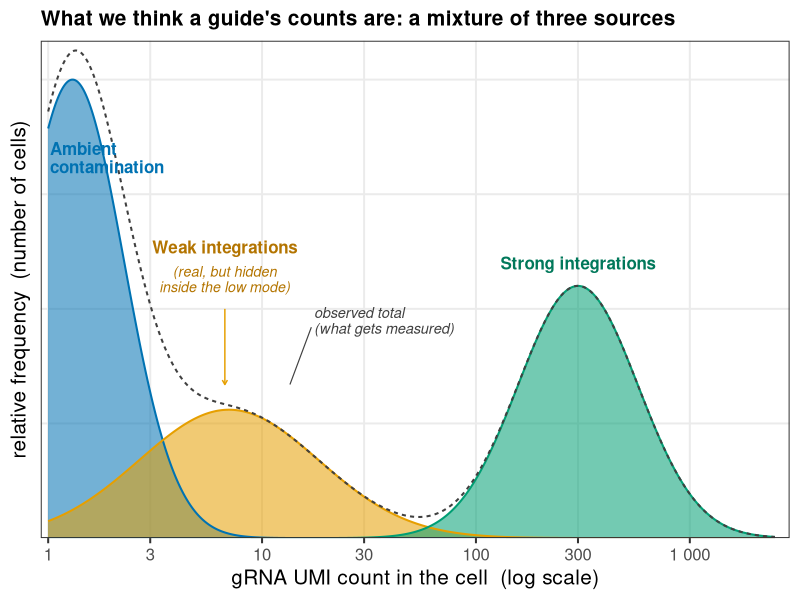

The R source for this figure:
## ============================================================================
## Collaborator writeup — CONCEPTUAL CARTOON (schematic, NOT real data).
##
## The central picture: a single guide's observed gRNA-count distribution is a
## MIXTURE OF THREE SOURCES, drawn here by hand on a log-count axis:
##   1. Ambient contamination  (blue)  — steep decay peaking at count ~1-2; the
##      tall bulk, soup landing in every cell.
##   2. Weak integrations      (gold)  — a broad, lower hump at low-to-moderate
##      counts (~2-25) that OVERLAPS the ambient tail; this is why the low mode
##      is "partly real" — real integrations hide INSIDE it.
##   3. Strong integrations    (green) — a clean hump at high counts (~100-1000),
##      well separated from the low mode by an empty gap.
##
## The reader should see: low mode = ambient + weak (overlapping), an empty gap,
## then the high mode = strong; plus a thin outline of the observed TOTAL (sum of
## the three) = what actually gets measured.
##
## Everything below is constructed BY HAND — no dataset is read. Run from
## nonparametric-thresholds/.  Packages: ggplot2 (+ scales).
## ============================================================================
suppressPackageStartupMessages({library(ggplot2); library(scales)})
OUT <- "results/collaborator_writeup"; dir.create(OUT, showWarnings = FALSE, recursive = TRUE)

## ---- Okabe-Ito palette (matches the rest of the writeup) --------------------
COL_AMB    <- "#0072B2"   # blue  — ambient contamination
COL_WEAK   <- "#E69F00"   # gold  — weak integrations
COL_STRONG <- "#009E73"   # green — strong integrations
COL_TOTAL  <- "grey25"    # observed total outline

## ---- x-grid on the LOG-count axis -------------------------------------------
## Work in log10(count); count runs ~1..2000 so both modes + the gap are visible.
lx <- seq(log10(1), log10(2500), length.out = 1600)   # log10 count
x  <- 10^lx

## ---- three component densities, defined by hand in log-count space ----------
## Gaussians-in-log give clean, tunable humps; heights are schematic (relative
## frequency), so overall normalization does not matter.
lognorm_bump <- function(lx, center_count, log_sd, height) {
  height * exp(-0.5 * ((lx - log10(center_count)) / log_sd)^2)
}

## 1. Ambient: tall, narrow, peaked at the very lowest counts (~1.3), with a
##    long-ish right tail into the low-moderate counts (the tail weak sits in).
amb <- lognorm_bump(lx, center_count = 1.3, log_sd = 0.24, height = 1.00)

## 2. Weak integrations: broad, much lower hump centred around count ~7, spanning
##    ~2-25 so it clearly OVERLAPS the ambient right tail (partly hidden inside it).
weak <- lognorm_bump(lx, center_count = 7, log_sd = 0.42, height = 0.28)

## 3. Strong integrations: a clean, moderate hump at high counts (~300), well to
##    the right of everything else, separated by an empty gap.
strong <- lognorm_bump(lx, center_count = 300, log_sd = 0.28, height = 0.55)

total <- amb + weak + strong

## long-form data frame for the filled component ribbons
comp_levels <- c("Ambient contamination", "Weak integrations", "Strong integrations")
df <- rbind(
  data.frame(lx = lx, x = x, y = amb,    comp = comp_levels[1]),
  data.frame(lx = lx, x = x, y = weak,   comp = comp_levels[2]),
  data.frame(lx = lx, x = x, y = strong, comp = comp_levels[3])
)
df$comp <- factor(df$comp, levels = comp_levels)
df_total <- data.frame(lx = lx, x = x, y = total)

## ---- locate the empty gap (between weak's right shoulder and strong's left) --
## purely for the bracket/label geometry; pick where total density is lowest
## between the two modes.
in_gap <- x > 25 & x < 150
gap_x  <- x[in_gap]
gap_lo <- min(gap_x); gap_hi <- max(gap_x)
gap_mid <- 10^mean(log10(c(gap_lo, gap_hi)))

pal <- c(
  "Ambient contamination" = COL_AMB,
  "Weak integrations"     = COL_WEAK,
  "Strong integrations"   = COL_STRONG
)

ytop <- max(total) * 1.06
## bracket geometry (drawn just under the axis top, above the curves)
low_l <- 1; low_r <- 27; hi_l <- 130; hi_r <- 2200
br_y  <- ytop * 0.985                 # bracket rail height
tick  <- ytop * 0.026                 # bracket end-tick drop
lab_y <- ytop * 0.905                 # bracket text height

brackets <- data.frame(
  x    = c(low_l, hi_l),
  xend = c(low_r, hi_r),
  y    = br_y
)
bracket_ticks <- data.frame(
  x    = c(low_l, low_r, hi_l, hi_r),
  yend = br_y - tick,
  y    = br_y
)
bracket_labs <- data.frame(
  x   = c(10^mean(log10(c(low_l, low_r))), 10^mean(log10(c(hi_l, hi_r)))),
  y   = lab_y,
  lab = c("low mode", "high mode")
)

p <- ggplot() +
  ## filled component densities (semi-transparent, stacked by draw order)
  geom_area(data = df, aes(x = x, y = y, fill = comp),
            position = "identity", alpha = 0.55, colour = NA) +
  ## crisp component outlines so overlapping humps stay legible
  geom_line(data = df, aes(x = x, y = y, colour = comp),
            linewidth = 0.7, show.legend = FALSE) +
  ## thin outline of the OBSERVED total (what actually gets measured)
  geom_line(data = df_total, aes(x = x, y = y),
            colour = COL_TOTAL, linewidth = 0.7, linetype = "22") +
  ## ---- direct, colour-matched labels on each component (no legend) ----------
  annotate("text", x = 1.02, y = 0.83, hjust = 0,
           label = "Ambient\ncontamination", colour = COL_AMB,
           fontface = "bold", size = 4.3, lineheight = 0.9) +
  annotate("text", x = 6.7, y = 0.635, hjust = 0.5,
           label = "Weak integrations", colour = "#B37400",
           fontface = "bold", size = 4.3) +
  annotate("text", x = 6.7, y = 0.565, hjust = 0.5,
           label = "(real, but hidden\ninside the low mode)", colour = "#B37400",
           fontface = "italic", size = 3.6, lineheight = 0.9) +
  annotate("segment", x = 6.7, xend = 6.7, y = 0.335, yend = 0.50,
           colour = COL_WEAK, linewidth = 0.5,
           arrow = arrow(length = unit(0.13, "cm"), ends = "first")) +
  annotate("text", x = 300, y = 0.60, hjust = 0.5,
           label = "Strong integrations", colour = "#00785A",
           fontface = "bold", size = 4.3) +
  ## label the observed-total envelope on its low-mode right shoulder, with a
  ## short leader to the dashed curve (kept clear of the bracket labels above)
  annotate("segment", x = 17, xend = 13.5, y = 0.46, yend = 0.335,
           colour = COL_TOTAL, linewidth = 0.4) +
  annotate("text", x = 17.5, y = 0.475,
           label = "observed total\n(what gets measured)", colour = COL_TOTAL,
           fontface = "italic", size = 3.7, hjust = 0, lineheight = 0.9) +
  scale_fill_manual(values = pal, guide = "none") +
  scale_colour_manual(values = pal, guide = "none") +
  scale_x_log10(breaks = c(1, 3, 10, 30, 100, 300, 1000),
                labels = label_number(accuracy = 1),
                expand = expansion(mult = c(0.01, 0.02))) +
  scale_y_continuous(expand = expansion(mult = c(0, 0.02))) +
  labs(
    title = "What we think a guide's counts are: a mixture of three sources",
    x = "gRNA UMI count in the cell  (log scale)",
    y = "relative frequency  (number of cells)"
  ) +
  theme_bw(base_size = 15) +
  theme(
    plot.title       = element_text(face = "bold", size = 15),
    legend.position  = "none",
    panel.grid.minor = element_blank(),
    axis.text.y      = element_blank(),
    axis.ticks.y     = element_blank()
  )

ggsave(file.path(OUT, "mixture_cartoon.png"), p, width = 9, height = 5, dpi = 130)
cat("wrote", file.path(OUT, "mixture_cartoon.png"), "\n")
